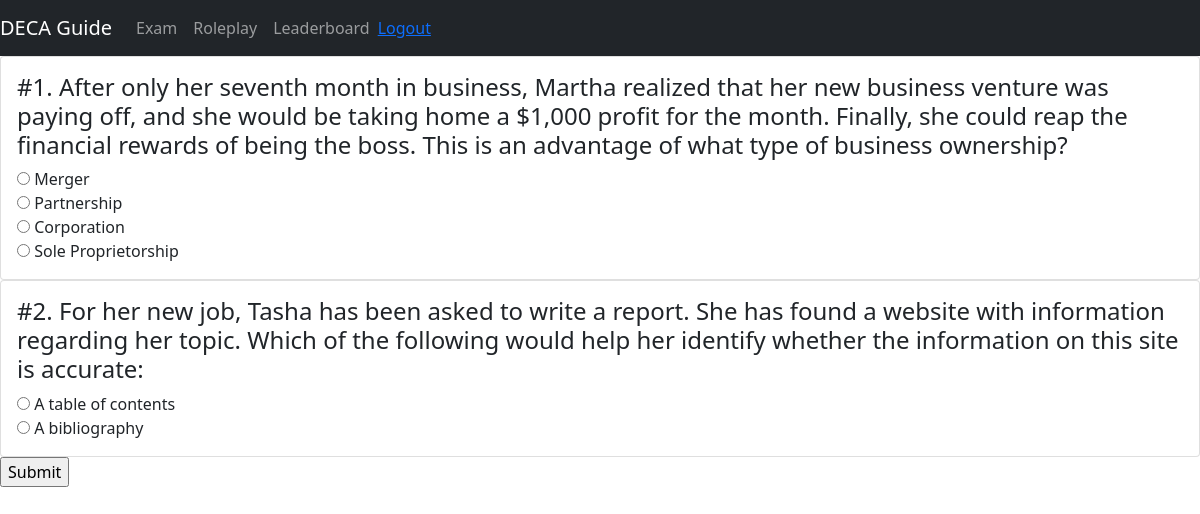
The page /exam/1181/ (signed in) on the database its author committed.
### quiz/models.py (models this page shows, shortened)
class Question(models.Model):
    question_text = models.CharField(max_length=500)
    question_explanation = models.TextField(default="N/A")
    exam = models.ForeignKey(Exam, on_delete=models.CASCADE)

class Choice(models.Model):
    question = models.ForeignKey(Question, on_delete=models.CASCADE)
    choice_text = models.CharField(max_length=250)
    is_correct = models.BooleanField()

### quiz/views.py (the view)
# urls.py: path('exam/', include('quiz.urls')),
@login_required(login_url='accounts:login')
def exam(request, num):
    context = {'Questions': Question.objects.filter(exam__exam_number=num), 'Exam': Exam.objects.get(exam_number=num)}
    try:
        context['Answers'] = UserAnswer.objects.filter(user_exam=UserExam.objects.get(exam__exam_number=num))
    except UserExam.DoesNotExist:
        pass
    try:
        userExam = UserExam.objects.get(exam__exam_number=num)
        if userExam.is_finished:
            userExam.delete()
            userExam = UserExam.objects.create(exam=context['Exam'], user=request.user)
        context['userExam'] = userExam
    except UserExam.DoesNotExist:
        userExam = UserExam.objects.create(exam=context['Exam'], user=request.user)
        context['userExam'] = userExam
    return render(request, 'quiz/exam.html', context)

### quiz/templates/quiz/exam.html (shortened to what this page needs)
{% extends "quiz/base.html" %}
{% block content %}
<form action="{% url 'quiz:grade' num=Exam.exam_number %}" method="POST">
    {% for question in Questions %}
        <div class="card">
            <div class="card-body">
                <h4 class="card-title">#{{forloop.counter}}. {{question.question_text}}</h4>
                {% for choice in question.choice_set.all %}
                    {% if question.useranswer_set.all.count > 0 and question.useranswer_set.all.first.choice == choice %}
                        <input type="radio" name="{{question.id}}" id="{{choice.id}}" value="{{choice.id}}" checked>
                    {% else %}
                        <input type="radio" name="{{question.id}}" id="{{choice.id}}" value="{{choice.id}}">
                    {% endif %}
                    <label for="{{choice.id}}">{{choice.choice_text}}</label><br>
                {% endfor %}
            </div>
        </div>
    {% endfor %}
    <input type="submit" value="Submit">
</form>
{% endblock %}

### quiz/templates/quiz/base.html (shortened to what this page needs)
<!doctype html>
<html lang="en">
  <head>
    <link href="https://cdn.jsdelivr.net/npm/bootstrap@5.0.0-beta1/dist/css/bootstrap.min.css" rel="stylesheet">
  </head>
  <body>
    <nav class="navbar navbar-expand-sm navbar-dark bg-dark">
        <a href="#" class="navbar-brand">DECA Guide</a>
        <div class="collapse navbar-collapse" id="navbarMenu">
            <ul class="navbar-nav">
                <li class="navbar-item">
                    <a href="{% url 'quiz:quiz' %}" class="nav-link">Exam</a>
                </li>
                <li class="navbar-nav">
                    <a href="#" class="nav-link">Roleplay</a>
                </li>
                <li class="navbar-nav">
                  <a href="{% url 'leaderboard' %}" class="nav-link">Leaderboard</a>
              </li>
            </ul>
            <span><a href="{% url 'accounts:logout' %}">Logout</a></span>
        </div>
    </nav>
    {% block content %}
    {% endblock %}
  </body>
</html>

### rows shown on the page
Question: question_text "After only her seventh month in business, Martha realized that her new business venture was paying off, and she would be taking home a $1,000 profit for the month. Finally, she could reap the financial rewards of being the boss. This is an advantage of what type of business ownership?"
Choice: choice_text "Merger"
Choice: choice_text "Partnership"
Choice: choice_text "Corporation"
Choice: choice_text "Sole Proprietorship"
Question: question_text "For her new job, Tasha has been asked to write a report. She has found a website with information regarding her topic. Which of the following would help her identify whether the information on this site is accurate:"
Choice: choice_text "A table of contents"
Choice: choice_text "A bibliography"
